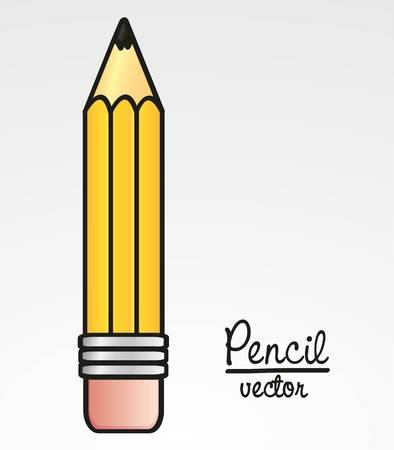
#> input picture ImagesExample/example.jpg, 394 x 450 px
$ python Pil_Lib_Examples.py
#> lines starting #> are read from the running program, lines starting #| are printed output that depends on the picture
__author__ = "Ashad Nadeem Mahmudi"
__date__ = "9/1/2020"

from PIL import Image

#Opening Image as im
im = Image.open("../ImagesExample/example.jpg")
#> im is the input picture: PIL image 394x450 RGB; mean R, G, B 231, 225.8, 212.2

#Resizing
new_im = im.resize((640,480))
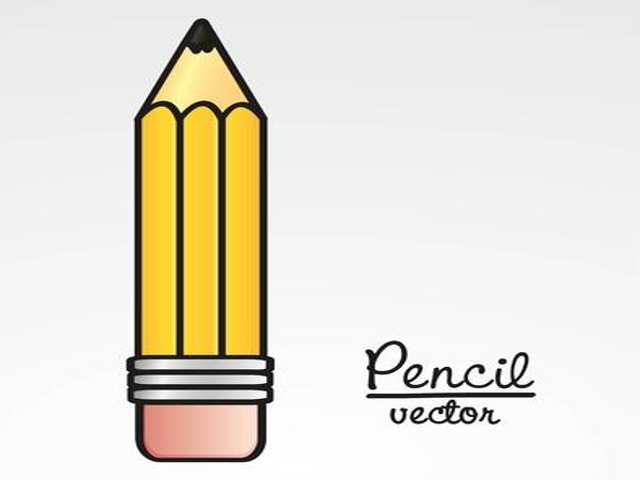
#> new_im: PIL image 640x480 RGB; mean R, G, B 230.9, 225.8, 212.2
new_im.save("ImagesExample/example_resized.jpg")

#Rotating
new_im = im.rotate(90)
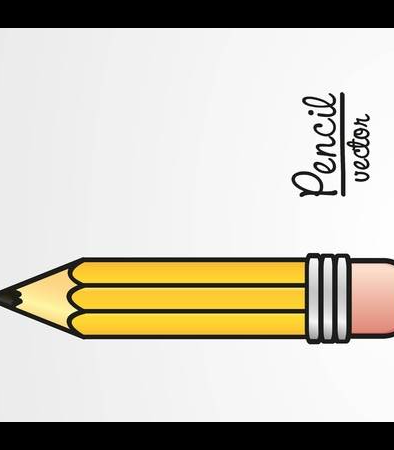
#> new_im: PIL image 394x450 RGB; mean R, G, B 201.3, 196.3, 182.7
new_im.save("ImagesExample/example_rotated.jpg")

#Flipped and Resized
im.rotate(180).resize((640,480)).save("ImagesExample/flipped_and_resized.jpg")
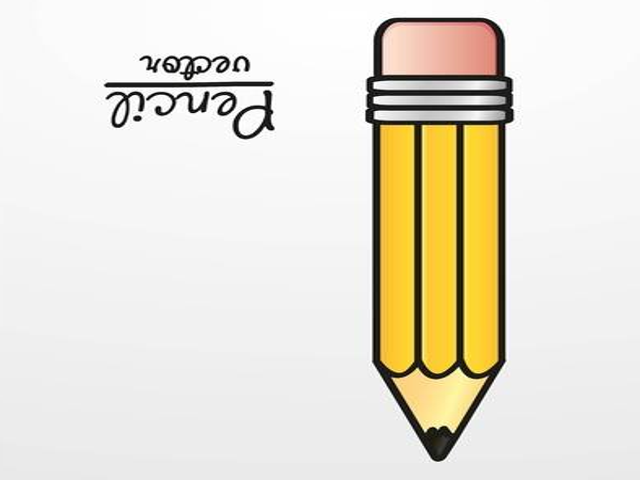
#> saved as flipped_and_resized.jpg: PIL image 640x480 RGB; mean R, G, B 230.9, 225.8, 212.2

#Change Format
print(im.format)
#| JPEG

im = im.convert('RGB')
im.save("ImagesExample/new_format_image.jpg",format="JPEG")
